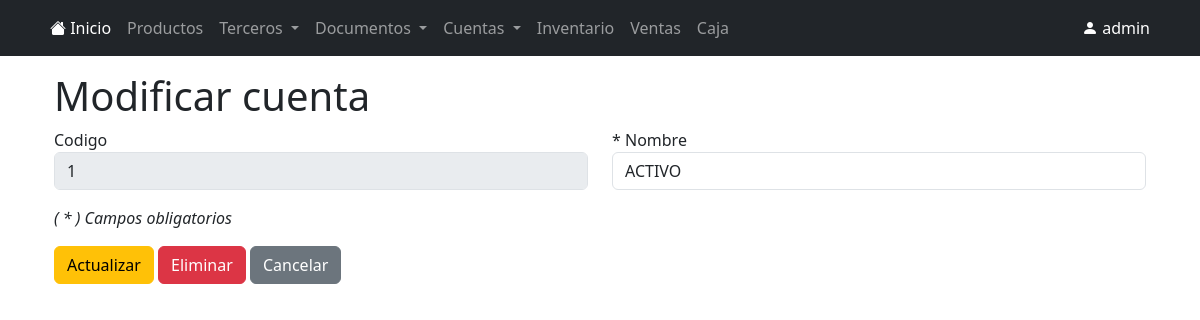
/cuentas/catalogo/update/1 (signed in), run on the app's committed database.
### app/models.py (models this page shows, shortened)
class Usuario(db.Model):
	id = db.Column(db.Integer, primary_key = True)
	username = db.Column(db.String(20), unique = True, nullable = False)
	password = db.Column(db.Text, nullable = False)

class CatalogoCuentas(db.Model):
	cod_cuenta = db.Column(db.String(20), primary_key = True)
	nombre = db.Column(db.String(50), unique = True, nullable = False)

### app/catalogo_cuentas.py (the view)
@bp.route('/update/<cod_cuenta>', methods = ('GET', 'POST'))
@login_required
def update(cod_cuenta):
	cuenta = CatalogoCuentas.query.get_or_404(cod_cuenta)
	if request.method == 'POST':
		cuenta.nombre = request.form['nombre']
		db.session.commit()
		flash('Tipo de cuenta modificada correctamente')
		return redirect(url_for('catalogo_cuentas.index'))
	return render_template('/cuentas/catalogo/update.html', cuenta = cuenta)

### app/auth.py (called while the page is built)
@bp.before_app_request
def load_logged_in_user():
	user_id = session.get('user_id')
	if user_id:
		g.usuario = Usuario.query.get_or_404(user_id)
	else:
		g.usuario = None

def login_required(view):
	@functools.wraps(view)
	def wrapped_view(**kwargs):
		if g.usuario is None:
			return redirect(url_for('auth.login'))
		return view(**kwargs)
	return wrapped_view

### app/templates/cuentas/catalogo/update.html (shortened to what this page needs)
{% extends 'base.html' %}
{% block contenido %}
<div class="container-sm">
	<div class="container-sm">
		<h2 class="display-6">Modificar cuenta</h2>
		<form action="" method="POST">
			<div class="row mb-3">
				<div class="col-md-6">
					<label for="cod_cuenta">Codigo</label>
					<input class="form-control" type="text" name="cod_cuenta" id="cod_cuenta" value="{{cuenta.cod_cuenta}}" required disabled>
				</div>
				<div class="col-md-6">
					<label for="nombre">* Nombre</label>
					<input class="form-control" type="text" name="nombre" id="nombre" value="{{cuenta.nombre}}" required>
				</div>
			</div>
			<div>
				<p><i>( * ) Campos obligatorios</i></p>
			</div>
			<div>
				<button class="btn btn-warning" type="submit">Actualizar</button>
				<button type="button" class="btn btn-danger" data-bs-toggle="modal" data-bs-target="#confirmar">Eliminar</button>
				<a class="btn btn-secondary" href="{{url_for('catalogo_cuentas.index')}}">Cancelar</a>
			</div>
		</form>
	</div>
</div>
{% endblock %}

### app/templates/base.html (shortened to what this page needs)
<!doctype html>
<html lang="es">
<head>
    <link href="https://cdn.jsdelivr.net/npm/bootstrap@5.3.2/dist/css/bootstrap.min.css" rel="stylesheet">
    <link rel="stylesheet" href="https://cdn.jsdelivr.net/npm/bootstrap-icons@1.11.1/font/bootstrap-icons.css">
</head>
<body>
    {% if g.usuario %}
    <nav class="navbar navbar-expand-sm navbar-dark bg-dark mb-3" data-bs-theme="dark">
        <div class="container-sm">
            <div class="collapse navbar-collapse" id="navbarSupportedContent">
                <ul class="navbar-nav">
                    <li class="nav-item">
                        <a class="nav-link active" aria-current="page" href="/">
                            <i class="bi bi-house-fill"></i>
                            Inicio
                        </a>
                    </li>
                    <li class="nav-item">
                        <a class="nav-link" href="{{url_for('productos.index')}}">Productos</a>
                    </li>
                    <li class="nav-item dropdown">
                        <a class="nav-link dropdown-toggle" href="#" role="button" data-bs-toggle="dropdown" aria-expanded="false">
                            Terceros
                        </a>
                    </li>
                    <li class="nav-item dropdown">
                        <a class="nav-link dropdown-toggle" href="#" role="button" data-bs-toggle="dropdown" aria-expanded="false">
                            Documentos
                        </a>
                    </li>
                    <li class="nav-item dropdown">
                        <a class="nav-link dropdown-toggle" href="#" role="button" data-bs-toggle="dropdown" aria-expanded="false">
                            Cuentas
                        </a>
                    </li>
                    <li class="nav-item">
                        <a class="nav-link" href="{{url_for('inventario.index')}}">Inventario</a>
                    </li>
                    <li class="nav-item">
                        <a class="nav-link" href="{{url_for('caja.venta')}}">Ventas</a>
                    </li>
                    <li class="nav-item">
                        <a class="nav-link" href="{{url_for('caja.index')}}">Caja</a>
                    </li>
                </ul>
            </div>
            <div class="collapse navbar-collapse justify-content-end" id="navbarSupportedContent">
                <div class="navbar-nav">
                    <li class="nav-item dropdown">
                        <span class="nav-link active" href="#" role="button" data-bs-toggle="dropdown" aria-expanded="false">
                            <i class="bi bi-person-fill"></i>
                            {{g.usuario.username}}
                        </span>
                    </li>
                </div>
            </div>
        </div>
    </nav>
    {% endif %}
    {% block contenido %}
    {% endblock %}
</body>
</html>

### data on the page
Usuario: usuario.username "admin"
CatalogoCuentas: cod_cuenta "1", nombre "ACTIVO"
